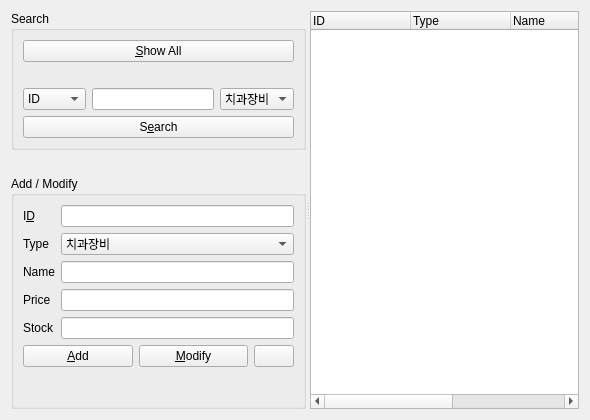
<?xml version="1.0" encoding="UTF-8"?>
<ui version="4.0">
 <class>ProductManagerForm</class>
 <widget class="QWidget" name="ProductManagerForm">
  <property name="geometry">
   <rect>
    <x>0</x>
    <y>0</y>
    <width>590</width>
    <height>420</height>
   </rect>
  </property>
  <property name="windowTitle">
   <string>Client Info</string>
  </property>
  <layout class="QVBoxLayout" name="verticalLayout_3">
   <item>
    <widget class="QSplitter" name="splitter">
     <property name="orientation">
      <enum>Qt::Horizontal</enum>
     </property>
     <widget class="QWidget" name="layoutWidget">
      <layout class="QVBoxLayout" name="toolVerticalLayout">
       <item>
        <widget class="QGroupBox" name="searchGroupBox">
         <property name="title">
          <string>Search</string>
         </property>
         <layout class="QVBoxLayout" name="verticalLayout_2">
          <item>
           <widget class="QPushButton" name="showAllPushButton">
            <property name="text">
             <string>&amp;Show All</string>
            </property>
           </widget>
          </item>
          <item>
           <spacer name="verticalSpacer">
            <property name="orientation">
             <enum>Qt::Vertical</enum>
            </property>
            <property name="sizeType">
             <enum>QSizePolicy::Fixed</enum>
            </property>
            <property name="sizeHint" stdset="0">
             <size>
              <width>20</width>
              <height>20</height>
             </size>
            </property>
           </spacer>
          </item>
          <item>
           <layout class="QHBoxLayout" name="searchHorizontalLayout">
            <item>
             <widget class="QComboBox" name="searchComboBox">
              <item>
               <property name="text">
                <string>ID</string>
               </property>
              </item>
              <item>
               <property name="text">
                <string>Type</string>
               </property>
              </item>
              <item>
               <property name="text">
                <string>Name</string>
               </property>
              </item>
             </widget>
            </item>
            <item>
             <widget class="QLineEdit" name="searchLineEdit"/>
            </item>
            <item>
             <widget class="QComboBox" name="searchTypeComboBox">
              <item>
               <property name="text">
                <string>치과장비</string>
               </property>
              </item>
              <item>
               <property name="text">
                <string>치과재료</string>
               </property>
              </item>
              <item>
               <property name="text">
                <string>위생용품</string>
               </property>
              </item>
             </widget>
            </item>
           </layout>
          </item>
          <item>
           <widget class="QPushButton" name="searchPushButton">
            <property name="text">
             <string>S&amp;earch</string>
            </property>
           </widget>
          </item>
         </layout>
        </widget>
       </item>
       <item>
        <spacer name="verticalSpacer_2">
         <property name="orientation">
          <enum>Qt::Vertical</enum>
         </property>
         <property name="sizeType">
          <enum>QSizePolicy::Fixed</enum>
         </property>
         <property name="sizeHint" stdset="0">
          <size>
           <width>20</width>
           <height>20</height>
          </size>
         </property>
        </spacer>
       </item>
       <item>
        <widget class="QGroupBox" name="inputGroupBox">
         <property name="title">
          <string>Add / Modify</string>
         </property>
         <layout class="QVBoxLayout" name="verticalLayout">
          <item>
           <layout class="QFormLayout" name="clientFormLayout">
            <item row="0" column="0">
             <widget class="QLabel" name="idLabel">
              <property name="text">
               <string>I&amp;D</string>
              </property>
              <property name="buddy">
               <cstring>idLineEdit</cstring>
              </property>
             </widget>
            </item>
            <item row="1" column="0">
             <widget class="QLabel" name="typeLabel">
              <property name="text">
               <string>Type</string>
              </property>
             </widget>
            </item>
            <item row="3" column="0">
             <widget class="QLabel" name="priceLabel">
              <property name="text">
               <string>Price</string>
              </property>
              <property name="buddy">
               <cstring>priceLineEdit</cstring>
              </property>
             </widget>
            </item>
            <item row="2" column="0">
             <widget class="QLabel" name="nameLabel">
              <property name="text">
               <string>Name</string>
              </property>
              <property name="buddy">
               <cstring>nameLineEdit</cstring>
              </property>
             </widget>
            </item>
            <item row="0" column="1">
             <widget class="QLineEdit" name="idLineEdit">
              <property name="readOnly">
               <bool>true</bool>
              </property>
             </widget>
            </item>
            <item row="2" column="1">
             <widget class="QLineEdit" name="nameLineEdit"/>
            </item>
            <item row="3" column="1">
             <widget class="QLineEdit" name="priceLineEdit"/>
            </item>
            <item row="4" column="0">
             <widget class="QLabel" name="stockLabel">
              <property name="text">
               <string>Stock</string>
              </property>
             </widget>
            </item>
            <item row="4" column="1">
             <widget class="QLineEdit" name="stockLineEdit"/>
            </item>
            <item row="1" column="1">
             <widget class="QComboBox" name="typeComboBox">
              <item>
               <property name="text">
                <string>치과장비</string>
               </property>
              </item>
              <item>
               <property name="text">
                <string>치과재료</string>
               </property>
              </item>
              <item>
               <property name="text">
                <string>위생용품</string>
               </property>
              </item>
             </widget>
            </item>
           </layout>
          </item>
          <item>
           <layout class="QHBoxLayout" name="addHorizontalLayout">
            <item>
             <widget class="QPushButton" name="addPushButton">
              <property name="text">
               <string>&amp;Add</string>
              </property>
             </widget>
            </item>
            <item>
             <widget class="QPushButton" name="modifyPushButton">
              <property name="text">
               <string>&amp;Modify</string>
              </property>
             </widget>
            </item>
            <item>
             <widget class="QPushButton" name="cleanPushButton">
              <property name="sizePolicy">
               <sizepolicy hsizetype="Fixed" vsizetype="Fixed">
                <horstretch>0</horstretch>
                <verstretch>0</verstretch>
               </sizepolicy>
              </property>
              <property name="text">
               <string/>
              </property>
             </widget>
            </item>
           </layout>
          </item>
          <item>
           <spacer name="verticalSpacer_3">
            <property name="orientation">
             <enum>Qt::Vertical</enum>
            </property>
            <property name="sizeHint" stdset="0">
             <size>
              <width>20</width>
              <height>40</height>
             </size>
            </property>
           </spacer>
          </item>
         </layout>
        </widget>
       </item>
      </layout>
     </widget>
     <widget class="QWidget" name="verticalLayoutWidget">
      <layout class="QVBoxLayout" name="listVerticalLayout">
       <item>
        <widget class="QTreeWidget" name="treeWidget">
         <property name="rootIsDecorated">
          <bool>false</bool>
         </property>
         <column>
          <property name="text">
           <string>ID</string>
          </property>
         </column>
         <column>
          <property name="text">
           <string>Type</string>
          </property>
         </column>
         <column>
          <property name="text">
           <string>Name</string>
          </property>
         </column>
         <column>
          <property name="text">
           <string>Price</string>
          </property>
         </column>
         <column>
          <property name="text">
           <string>Quntites in stock</string>
          </property>
         </column>
        </widget>
       </item>
      </layout>
     </widget>
    </widget>
   </item>
  </layout>
 </widget>
 <resources/>
 <connections/>
</ui>
